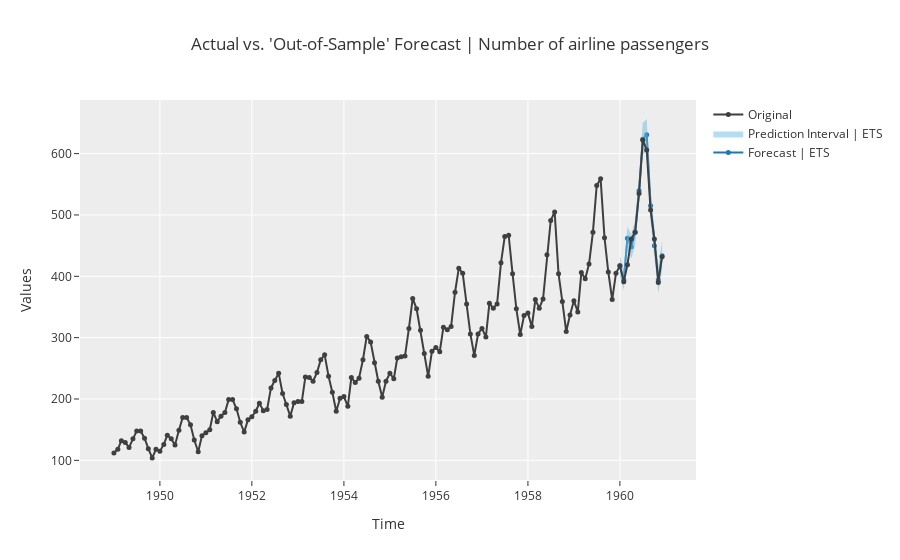

The notebook cell this image was saved under:
### Code cell
plot_model(ets)

### Figure 1 — Plotly figure (JSON) as saved in the notebook; plotly's stock layout.template omitted (floating-point values rounded to 4 significant figures; data arrays with more than 128 entries replaced by an {"elided": "..."} marker saying what was removed)
{"data": [{"line": {"color": "#1f77b4"}, "marker": {"size": 5}, "mode": "lines+markers", "name": "Forecast | ETS", "showlegend": true, "type": "scatter", "x": ["1960-01-01T00:00:00", "1960-02-01T00:00:00", "1960-03-01T00:00:00", "1960-04-01T00:00:00", "1960-05-01T00:00:00", "1960-06-01T00:00:00", "1960-07-01T00:00:00", "1960-08-01T00:00:00", "1960-09-01T00:00:00", "1960-10-01T00:00:00", "1960-11-01T00:00:00", "1960-12-01T00:00:00"], "y": [417.2, 394.0, 462.2, 448.3, 471.6, 539.3, 623.6, 630.7, 515.2, 449.7, 394.1, 433.7]}, {"line": {"width": 0}, "marker": {"color": "#68BBE3"}, "mode": "lines", "name": "Lower Interval", "showlegend": false, "type": "scatter", "x": ["1960-01-01T00:00:00", "1960-02-01T00:00:00", "1960-03-01T00:00:00", "1960-04-01T00:00:00", "1960-05-01T00:00:00", "1960-06-01T00:00:00", "1960-07-01T00:00:00", "1960-08-01T00:00:00", "1960-09-01T00:00:00", "1960-10-01T00:00:00", "1960-11-01T00:00:00", "1960-12-01T00:00:00"], "y": [399.8, 377.1, 444.2, 429.2, 451.1, 516.9, 597.7, 604.8, 489.9, 427.4, 372.4, 410.5]}, {"fill": "tonexty", "fillcolor": "rgba(104,187,227,0.5)", "line": {"width": 0}, "marker": {"color": "#68BBE3"}, "mode": "lines", "name": "Prediction Interval | ETS", "showlegend": true, "type": "scatter", "x": ["1960-01-01T00:00:00", "1960-02-01T00:00:00", "1960-03-01T00:00:00", "1960-04-01T00:00:00", "1960-05-01T00:00:00", "1960-06-01T00:00:00", "1960-07-01T00:00:00", "1960-08-01T00:00:00", "1960-09-01T00:00:00", "1960-10-01T00:00:00", "1960-11-01T00:00:00", "1960-12-01T00:00:00"], "y": [433.2, 410.7, 480.9, 467.8, 492.3, 561.6, 650.1, 656.4, 538.3, 472.4, 416.2, 457.4]}, {"marker": {"color": "#3f3f3f", "size": 5}, "mode": "lines+markers", "name": "Original", "showlegend": true, "type": "scatter", "x": {"elided": "144 str values"}, "y": {"elided": "144 int values"}}], "layout": {"showlegend": true, "title": {"text": "Actual vs. 'Out-of-Sample' Forecast | Number of airline passengers"}, "xaxis": {"title": {"text": "Time"}}, "yaxis": {"title": {"text": "Values"}}}}
